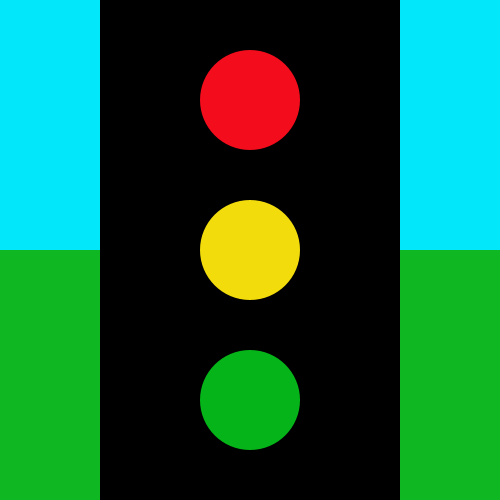
Frame 1 (no input)
Frame 60 (the mouse pressed at the canvas centre just before this capture): identical to frame 1, image omitted
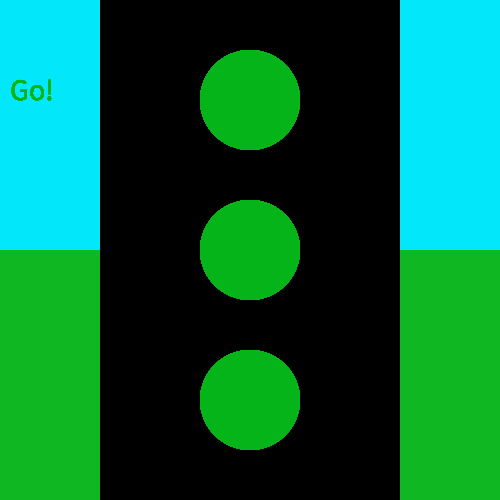
Frame 120 (the mouse held since frame 60 and released just before this capture)

The Processing sketch that drew these frames (run headless with seeded random() and noise(); from frame 60 on, the mouse is pressed at the canvas centre):

// Processing sketch: sketch_stoplight
// ── sketch_stoplight.pde
void setup () {
  size(500, 500);
  background(3, 231, 250);
}

void draw() {
  if(mousePressed){
    fill(5, 180, 24);
    ellipse(250, 100, 100, 100);
    ellipse(250, 250, 100, 100);
    ellipse(250, 400, 100, 100);
    textSize(30);
    text("Go!", 10, 100);
  }
  
  else{
  fill(15, 183, 35);
  noStroke();
  rect(0, 250, 500, 250);
  fill(0);
  rect(100, 0, 300, 500);
  fill(242, 12, 28);
  ellipse(250, 100, 100, 100);
  fill(242, 220, 12);
  ellipse(250, 250, 100, 100);
  fill(5, 180, 24);
  ellipse(250, 400, 100, 100);
  
}

}
